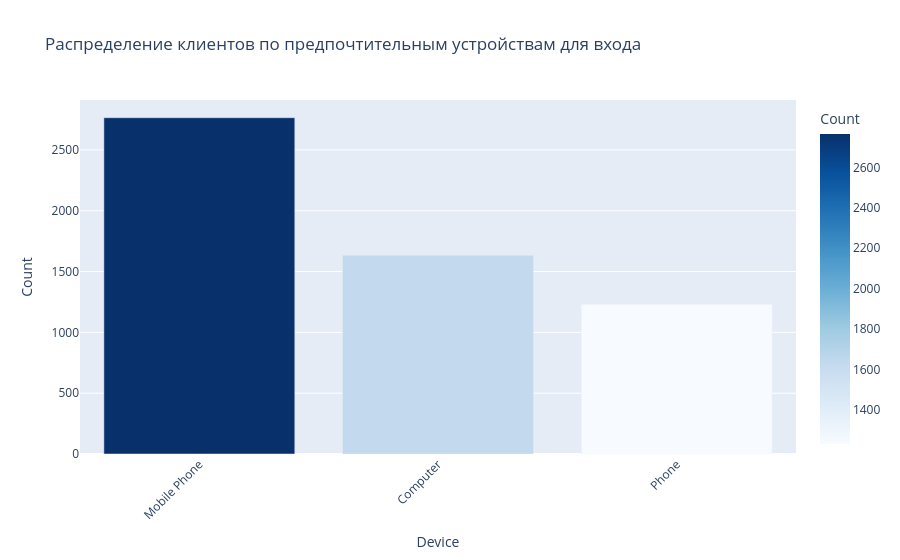

This figure's notebook cell:
### Markdown cell above
#### Столбчатая диаграмма (PreferredLoginDevice)

### Code cell
device_counts = df['PreferredLoginDevice'].value_counts().reset_index()
device_counts.columns = ['Device', 'Count']

fig3 = px.bar(device_counts, x='Device', y='Count',
              title='Распределение клиентов по предпочтительным устройствам для входа',
              color='Count', color_continuous_scale='Blues')
fig3.update_layout(xaxis_tickangle=-45)
fig3.show()

### Figure 1 — Plotly figure (JSON) as saved in the notebook; plotly's stock layout.template omitted (floating-point values rounded to 4 significant figures)
{"data": [{"hovertemplate": "Device=%{x}<br>Count=%{marker.color}<extra></extra>", "legendgroup": "", "marker": {"color": [2765, 1634, 1231], "coloraxis": "coloraxis", "pattern": {"shape": ""}}, "name": "", "orientation": "v", "showlegend": false, "textposition": "auto", "type": "bar", "x": ["Mobile Phone", "Computer", "Phone"], "xaxis": "x", "y": [2765, 1634, 1231], "yaxis": "y"}], "layout": {"barmode": "relative", "coloraxis": {"colorbar": {"title": {"text": "Count"}}, "colorscale": [[0, "rgb(247,251,255)"], [0.125, "rgb(222,235,247)"], [0.25, "rgb(198,219,239)"], [0.375, "rgb(158,202,225)"], [0.5, "rgb(107,174,214)"], [0.625, "rgb(66,146,198)"], [0.75, "rgb(33,113,181)"], [0.875, "rgb(8,81,156)"], [1, "rgb(8,48,107)"]]}, "legend": {"tracegroupgap": 0}, "title": {"text": "Распределение клиентов по предпочтительным устройствам для входа"}, "xaxis": {"anchor": "y", "domain": [0, 1], "tickangle": -45, "title": {"text": "Device"}}, "yaxis": {"anchor": "x", "domain": [0, 1], "title": {"text": "Count"}}}}
